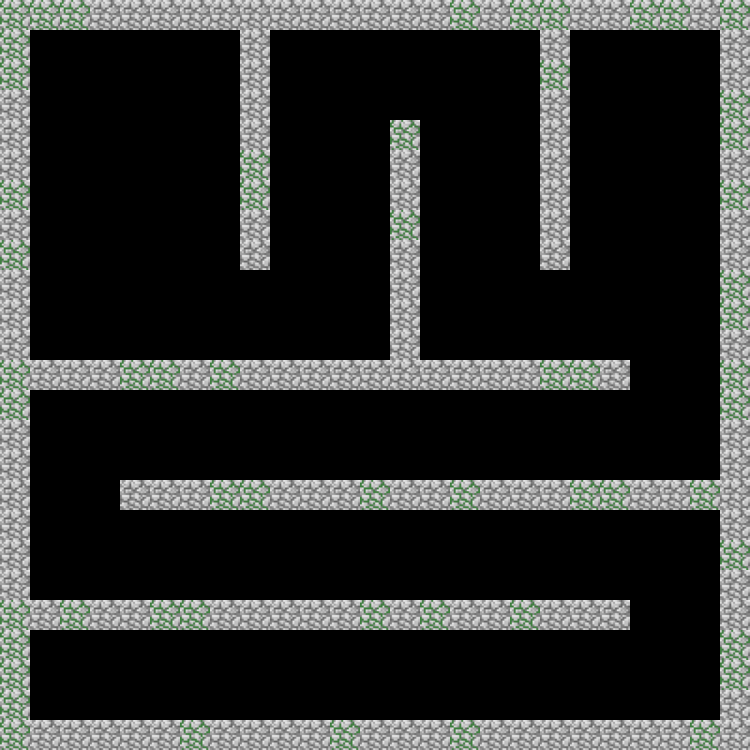

This is a level from a 2D game, rendered from its Tiled map with the project's own tilesets. A one-line summary and the complete map file follow:
An orthogonal 25x25 tile map with 30x30 px tiles, 2 tile layers (Default Walls, level2), 2 hidden layers not drawn.

<map version="1.10" tiledversion="1.10.2" orientation="orthogonal" renderorder="right-down" width="25" height="25" tilewidth="30" tileheight="30" infinite="0" nextlayerid="5" nextobjectid="1">
 <tileset firstgid="1" source="./Tileset.tsx" />
 <layer id="1" name="Ground" width="25" height="25" visible="0">
  <data encoding="csv">
2,2,6,2,2,6,2,2,2,6,2,2,2,2,2,2,2,2,6,6,2,6,6,6,2,
2,2,2,2,2,2,2,2,2,2,2,2,2,2,2,2,2,2,2,2,2,2,2,2,2,
2,6,6,6,2,2,2,6,6,2,2,2,6,2,2,6,2,2,6,6,2,2,6,6,2,
2,6,2,2,2,2,6,2,6,2,6,6,2,2,6,2,2,2,2,6,6,2,2,2,2,
2,6,6,2,6,6,6,6,2,2,2,6,2,6,2,2,2,2,6,2,2,2,2,2,2,
2,2,2,2,2,6,6,6,6,6,6,2,6,2,2,2,2,2,2,2,2,2,2,2,2,
6,6,2,6,2,2,2,2,2,2,2,6,6,2,2,2,2,2,2,2,6,2,6,2,2,
2,2,2,2,6,2,2,6,6,6,6,2,2,2,6,6,2,6,6,2,2,6,2,2,6,
6,2,2,2,2,6,2,2,6,6,2,2,2,2,6,2,2,6,6,6,2,2,2,6,2,
2,2,2,2,2,6,2,2,2,2,2,6,2,6,2,6,2,2,2,2,2,2,2,2,2,
2,6,2,2,2,2,2,2,6,2,2,2,2,2,2,2,2,6,2,2,6,2,2,2,2,
2,2,2,2,2,6,6,2,6,2,2,2,2,2,2,2,2,2,6,2,6,2,6,6,2,
6,2,2,6,2,2,2,2,6,2,2,6,2,6,6,6,2,2,2,6,6,2,6,2,2,
2,2,2,2,2,2,6,6,2,6,2,6,2,2,6,2,2,2,6,6,2,2,2,6,6,
2,2,6,2,2,2,2,2,2,2,2,2,2,6,2,6,6,2,6,6,2,2,2,2,2,
2,2,2,2,2,2,6,2,2,6,2,2,2,2,2,2,2,2,6,2,2,2,2,6,2,
2,2,2,2,2,2,2,2,6,2,2,2,2,2,6,2,6,2,2,6,2,6,6,2,2,
2,2,2,2,2,2,2,6,6,2,2,6,2,2,2,6,2,6,2,2,2,6,2,6,6,
6,2,6,2,6,2,6,6,6,2,2,6,2,2,2,2,6,6,2,6,2,2,2,2,6,
2,6,2,2,6,2,6,2,2,6,6,6,6,2,6,2,2,2,2,6,6,2,2,2,2,
2,2,2,2,6,2,2,2,6,2,6,2,6,6,2,2,6,2,2,2,2,2,2,2,2,
2,2,2,2,6,2,2,2,6,2,2,6,2,2,6,2,2,2,2,2,2,2,2,2,6,
2,2,2,2,6,2,2,2,2,6,2,2,2,2,2,2,2,2,6,2,2,6,2,2,6,
2,2,6,2,2,6,6,6,2,2,2,2,2,6,6,2,2,6,2,2,2,2,2,2,6,
6,2,2,2,2,6,6,6,2,2,2,2,2,2,2,2,2,2,6,2,2,2,2,6,2
</data>
 </layer>
 <layer id="2" name="Default Walls" width="25" height="25">
  <data encoding="csv">
4,4,4,5,5,5,5,5,5,5,5,5,5,5,5,4,5,4,4,5,5,4,4,5,4,
4,0,0,0,0,0,0,0,0,0,0,0,0,0,0,0,0,0,0,0,0,0,0,0,5,
4,0,0,0,0,0,0,0,0,0,0,0,0,0,0,0,0,0,0,0,0,0,0,0,5,
5,0,0,0,0,0,0,0,0,0,0,0,0,0,0,0,0,0,0,0,0,0,0,0,4,
5,0,0,0,0,0,0,0,0,0,0,0,0,0,0,0,0,0,0,0,0,0,0,0,4,
5,0,0,0,0,0,0,0,0,0,0,0,0,0,0,0,0,0,0,0,0,0,0,0,5,
4,0,0,0,0,0,0,0,0,0,0,0,0,0,0,0,0,0,0,0,0,0,0,0,4,
5,0,0,0,0,0,0,0,0,0,0,0,0,0,0,0,0,0,0,0,0,0,0,0,5,
4,0,0,0,0,0,0,0,0,0,0,0,0,0,0,0,0,0,0,0,0,0,0,0,5,
5,0,0,0,0,0,0,0,0,0,0,0,0,0,0,0,0,0,0,0,0,0,0,0,4,
5,0,0,0,0,0,0,0,0,0,0,0,0,0,0,0,0,0,0,0,0,0,0,0,4,
5,0,0,0,0,0,0,0,0,0,0,0,0,0,0,0,0,0,0,0,0,0,0,0,5,
4,0,0,0,0,0,0,0,0,0,0,0,0,0,0,0,0,0,0,0,0,0,0,0,4,
4,0,0,0,0,0,0,0,0,0,0,0,0,0,0,0,0,0,0,0,0,0,0,0,4,
5,0,0,0,0,0,0,0,0,0,0,0,0,0,0,0,0,0,0,0,0,0,0,0,5,
5,0,0,0,0,0,0,0,0,0,0,0,0,0,0,0,0,0,0,0,0,0,0,0,5,
5,0,0,0,0,0,0,0,0,0,0,0,0,0,0,0,0,0,0,0,0,0,0,0,5,
5,0,0,0,0,0,0,0,0,0,0,0,0,0,0,0,0,0,0,0,0,0,0,0,5,
5,0,0,0,0,0,0,0,0,0,0,0,0,0,0,0,0,0,0,0,0,0,0,0,4,
5,0,0,0,0,0,0,0,0,0,0,0,0,0,0,0,0,0,0,0,0,0,0,0,5,
4,0,0,0,0,0,0,0,0,0,0,0,0,0,0,0,0,0,0,0,0,0,0,0,5,
4,0,0,0,0,0,0,0,0,0,0,0,0,0,0,0,0,0,0,0,0,0,0,0,4,
4,0,0,0,0,0,0,0,0,0,0,0,0,0,0,0,0,0,0,0,0,0,0,0,4,
4,0,0,0,0,0,0,0,0,0,0,0,0,0,0,0,0,0,0,0,0,0,0,0,5,
4,5,5,5,5,5,4,5,5,5,5,4,5,5,5,4,5,5,5,5,5,5,5,4,5
</data>
 </layer>
 <layer id="3" name="level1" width="25" height="25" visible="0">
  <data encoding="csv">
0,0,0,0,0,0,0,0,0,0,0,0,0,0,0,0,0,0,0,0,0,0,0,0,0,
0,0,0,0,0,0,0,0,5,0,0,0,0,0,0,0,0,0,0,0,0,0,0,0,0,
0,0,0,0,0,0,0,0,5,0,0,0,0,0,0,0,0,0,0,0,0,0,0,0,0,
0,0,0,0,0,0,0,0,5,0,0,0,0,0,0,0,0,0,0,0,0,0,0,0,0,
0,0,0,0,0,0,5,5,0,0,0,0,5,0,0,0,0,0,0,0,0,0,0,0,0,
0,0,0,0,0,0,4,0,0,0,0,0,5,5,5,5,5,5,5,5,5,5,4,5,0,
0,0,0,0,0,0,4,0,0,0,0,0,4,0,0,0,0,0,0,5,0,0,0,0,0,
0,0,0,0,0,0,0,0,0,0,0,0,5,0,0,0,0,0,0,5,0,0,0,0,0,
0,0,0,0,0,0,0,0,0,0,0,0,5,0,0,0,0,0,0,4,0,0,0,0,0,
0,0,0,0,0,0,0,0,0,0,0,0,5,0,0,0,0,0,0,5,0,0,0,0,0,
0,5,4,5,5,4,5,5,5,0,0,0,5,0,0,0,0,0,0,5,0,0,0,0,0,
0,0,0,0,0,0,0,0,0,0,0,0,0,0,0,0,0,0,0,5,0,0,0,0,0,
0,0,0,0,0,0,0,0,0,0,0,0,0,0,0,0,0,0,0,0,0,0,0,0,0,
0,0,0,0,0,0,0,0,0,0,0,0,0,0,0,0,0,0,0,0,0,0,0,0,0,
0,0,0,0,0,0,0,0,5,0,0,0,0,0,0,0,0,0,0,0,0,0,0,0,0,
0,0,0,0,0,0,0,0,5,0,0,0,0,0,0,0,0,0,0,0,0,0,0,0,0,
0,5,5,5,4,5,5,5,5,5,5,4,5,5,5,5,5,5,0,0,0,5,5,5,0,
0,0,0,0,0,0,0,0,0,0,0,0,0,0,0,0,0,5,0,0,0,0,0,0,0,
0,0,0,0,0,0,0,0,0,0,0,0,0,0,0,0,0,5,0,0,0,0,0,0,0,
0,0,0,0,0,0,0,0,0,0,0,0,0,0,0,0,0,0,0,0,0,0,0,0,0,
0,0,0,0,0,5,5,5,5,5,5,4,5,5,0,0,0,0,0,0,0,0,0,0,0,
0,0,0,0,0,0,0,0,0,0,0,0,0,5,0,0,0,0,0,0,0,0,0,0,0,
0,0,0,0,0,0,0,0,0,0,0,0,0,5,0,0,0,0,0,0,0,0,0,0,0,
0,0,0,0,0,0,0,0,0,0,0,0,0,4,0,0,0,0,0,0,0,0,0,0,0,
0,0,0,0,0,0,0,0,0,0,0,0,0,0,0,0,0,0,0,0,0,0,0,0,0
</data>
 </layer>
 <layer id="4" name="level2" width="25" height="25">
  <data encoding="csv">
0,0,0,0,0,0,0,0,0,0,0,0,0,0,0,0,0,0,0,0,0,0,0,0,0,
0,0,0,0,0,0,0,0,5,0,0,0,0,0,0,0,0,0,5,0,0,0,0,0,0,
0,0,0,0,0,0,0,0,5,0,0,0,0,0,0,0,0,0,4,0,0,0,0,0,0,
0,0,0,0,0,0,0,0,5,0,0,0,0,0,0,0,0,0,5,0,0,0,0,0,0,
0,0,0,0,0,0,0,0,5,0,0,0,0,4,0,0,0,0,5,0,0,0,0,0,0,
0,0,0,0,0,0,0,0,4,0,0,0,0,5,0,0,0,0,5,0,0,0,0,0,0,
0,0,0,0,0,0,0,0,4,0,0,0,0,5,0,0,0,0,5,0,0,0,0,0,0,
0,0,0,0,0,0,0,0,5,0,0,0,0,4,0,0,0,0,5,0,0,0,0,0,0,
0,0,0,0,0,0,0,0,5,0,0,0,0,5,0,0,0,0,5,0,0,0,0,0,0,
0,0,0,0,0,0,0,0,0,0,0,0,0,5,0,0,0,0,0,0,0,0,0,0,0,
0,0,0,0,0,0,0,0,0,0,0,0,0,5,0,0,0,0,0,0,0,0,0,0,0,
0,0,0,0,0,0,0,0,0,0,0,0,0,5,0,0,0,0,0,0,0,0,0,0,0,
0,5,5,5,4,4,5,4,5,5,5,5,5,5,5,5,5,5,4,4,5,0,0,0,0,
0,0,0,0,0,0,0,0,0,0,0,0,0,0,0,0,0,0,0,0,0,0,0,0,0,
0,0,0,0,0,0,0,0,0,0,0,0,0,0,0,0,0,0,0,0,0,0,0,0,0,
0,0,0,0,0,0,0,0,0,0,0,0,0,0,0,0,0,0,0,0,0,0,0,0,0,
0,0,0,0,5,5,5,4,4,5,5,5,4,5,5,4,5,5,5,4,4,5,5,4,0,
0,0,0,0,0,0,0,0,0,0,0,0,0,0,0,0,0,0,0,0,0,0,0,0,0,
0,0,0,0,0,0,0,0,0,0,0,0,0,0,0,0,0,0,0,0,0,0,0,0,0,
0,0,0,0,0,0,0,0,0,0,0,0,0,0,0,0,0,0,0,0,0,0,0,0,0,
0,5,4,5,5,4,4,5,5,5,5,5,4,5,4,5,5,4,5,5,5,0,0,0,0,
0,0,0,0,0,0,0,0,0,0,0,0,0,0,0,0,0,0,0,0,0,0,0,0,0,
0,0,0,0,0,0,0,0,0,0,0,0,0,0,0,0,0,0,0,0,0,0,0,0,0,
0,0,0,0,0,0,0,0,0,0,0,0,0,0,0,0,0,0,0,0,0,0,0,0,0,
0,0,0,0,0,0,0,0,0,0,0,0,0,0,0,0,0,0,0,0,0,0,0,0,0
</data>
 </layer>
</map>